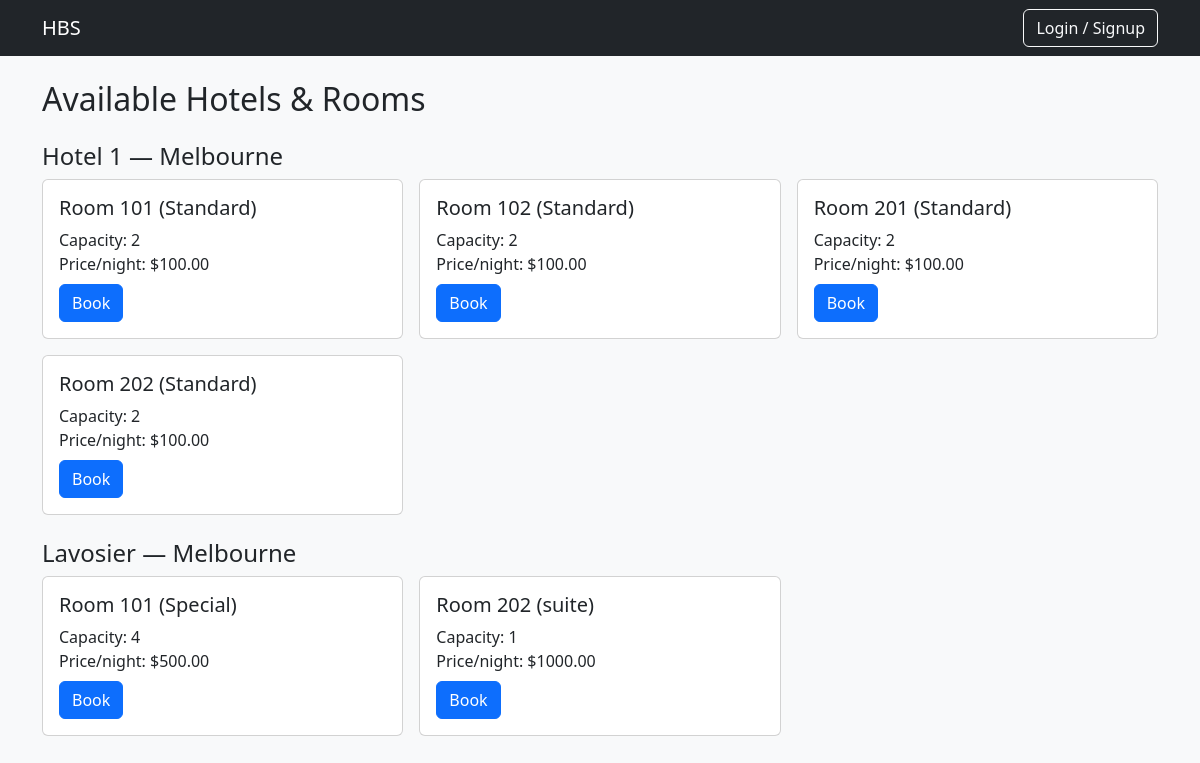
The page / on the database its author committed.
### booking/models.py (models this page shows, shortened)
class Hotel(models.Model):
    name = models.CharField(max_length=120)
    city = models.CharField(max_length=120, blank=True)
    address = models.CharField(max_length=255, blank=True)
    description = models.TextField(blank=True)

class Room(models.Model):
    hotel = models.ForeignKey(Hotel, on_delete=models.CASCADE, related_name='rooms')
    number = models.CharField(max_length=20)
    room_type = models.CharField(max_length=50, default='Standard')
    price_per_night = models.DecimalField(max_digits=8, decimal_places=2)
    capacity = models.PositiveIntegerField(default=2)

### booking/views.py (the view)
# urls.py: path('', views.home, name='home'),
def home(request):
    hotels = Hotel.objects.all().prefetch_related('rooms')
    return render(request, 'booking/home.html', {'hotels': hotels})

### booking/templates/booking/home.html (shortened to what this page needs)
{% extends 'booking/base.html' %}
{% block content %}
<h2 class="mb-3">Available Hotels & Rooms</h2>
{% if hotels %}
  {% for h in hotels %}
    <h4 class="mt-4">{{ h.name }}{% if h.city %} — {{ h.city }}{% endif %}</h4>
    <div class="row row-cols-1 row-cols-md-3 g-3">
      {% for r in h.rooms.all %}
      <div class="col">
        <div class="card h-100">
          <div class="card-body">
            <h5 class="card-title">Room {{ r.number }} ({{ r.room_type }})</h5>
            <p class="card-text mb-2">
              Capacity: {{ r.capacity }}<br>
              Price/night: ${{ r.price_per_night }}
            </p>
            <a class="btn btn-primary" href="{% url 'book_room' r.id %}">Book</a>
          </div>
        </div>
      </div>
      {% empty %}
        <p class="text-muted">No rooms added yet.</p>
      {% endfor %}
    </div>
  {% endfor %}
{% else %}
  <p class="text-muted">No hotels yet. Use <code>/admin</code> to add some.</p>
{% endif %}
{% endblock %}

### booking/templates/booking/base.html (shortened to what this page needs)
<!doctype html>
<html lang="en">
<head>
  <link href="https://cdn.jsdelivr.net/npm/bootstrap@5.3.3/dist/css/bootstrap.min.css" rel="stylesheet">
</head>
<body class="bg-light">
<nav class="navbar navbar-dark bg-dark">
  <div class="container">
    <a class="navbar-brand" href="/">HBS</a>
    <div class="d-flex">
      {% if user.is_authenticated %}
        <span class="navbar-text me-3">Hi, {{ user.username }}</span>
        <a class="btn btn-outline-light me-2" href="{% url 'my_bookings' %}">My bookings</a>
        <a class="btn btn-danger" href="{% url 'logout' %}">Logout</a>
      {% else %}
        <a class="btn btn-outline-light" href="{% url 'auth' %}">Login / Signup</a>
      {% endif %}
    </div>
  </div>
</nav>
<main class="container py-4">
  {% block content %}{% endblock %}
</main>
</body>
</html>

### rows shown on the page
Hotel: name "Hotel 1", city "Melbourne"
Room: number "101", room_type "Standard", capacity "2", price_per_night "100.00"
Room: number "102", room_type "Standard", capacity "2", price_per_night "100.00"
Room: number "201", room_type "Standard", capacity "2", price_per_night "100.00"
Room: number "202", room_type "Standard", capacity "2", price_per_night "100.00"
Hotel: name "Lavosier", city "Melbourne"
Room: number "101", room_type "Special", capacity "4", price_per_night "500.00"
Room: number "202", room_type "suite", capacity "1", price_per_night "1000.00"
